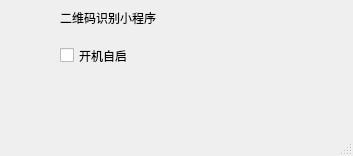
<?xml version="1.0" encoding="UTF-8"?>
<ui version="4.0">
 <class>MainWindow</class>
 <widget class="QMainWindow" name="MainWindow">
  <property name="geometry">
   <rect>
    <x>0</x>
    <y>0</y>
    <width>353</width>
    <height>156</height>
   </rect>
  </property>
  <property name="windowTitle">
   <string>MainWindow</string>
  </property>
  <widget class="QWidget" name="centralwidget">
   <widget class="QCheckBox" name="AutoRuncheckBox">
    <property name="geometry">
     <rect>
      <x>60</x>
      <y>40</y>
      <width>111</width>
      <height>31</height>
     </rect>
    </property>
    <property name="text">
     <string>开机自启</string>
    </property>
   </widget>
   <widget class="QLabel" name="label">
    <property name="geometry">
     <rect>
      <x>60</x>
      <y>10</y>
      <width>241</width>
      <height>16</height>
     </rect>
    </property>
    <property name="text">
     <string>二维码识别小程序</string>
    </property>
   </widget>
  </widget>
  <widget class="QMenuBar" name="menubar">
   <property name="geometry">
    <rect>
     <x>0</x>
     <y>0</y>
     <width>353</width>
     <height>17</height>
    </rect>
   </property>
  </widget>
  <widget class="QStatusBar" name="statusbar"/>
 </widget>
 <resources/>
 <connections/>
</ui>
